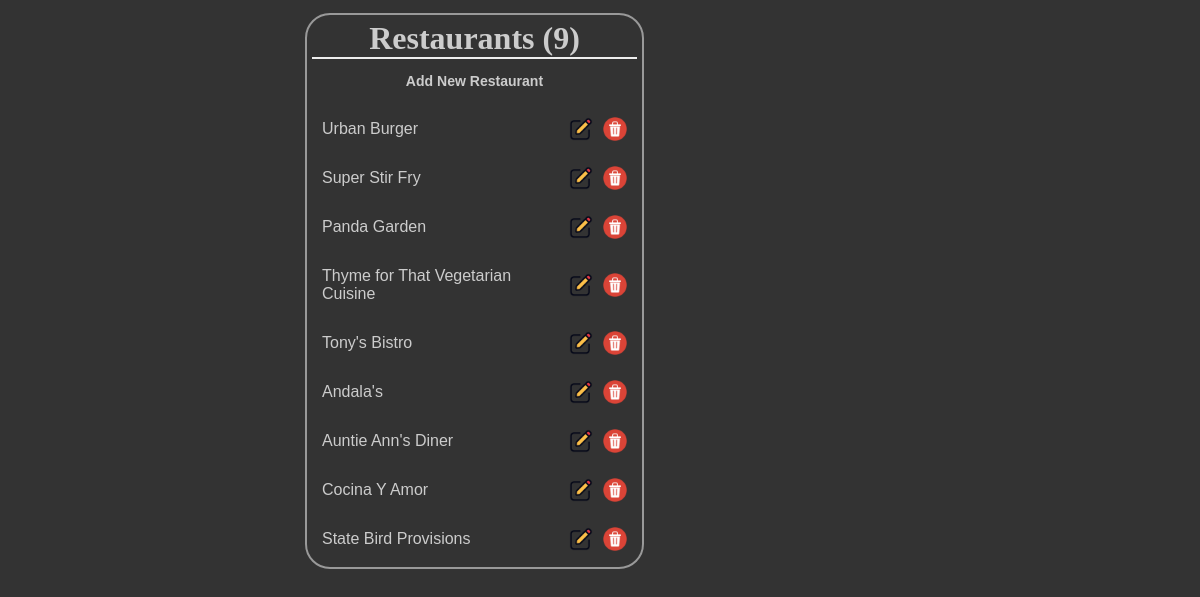
The page /restaurants/ on the database as committed earlier.
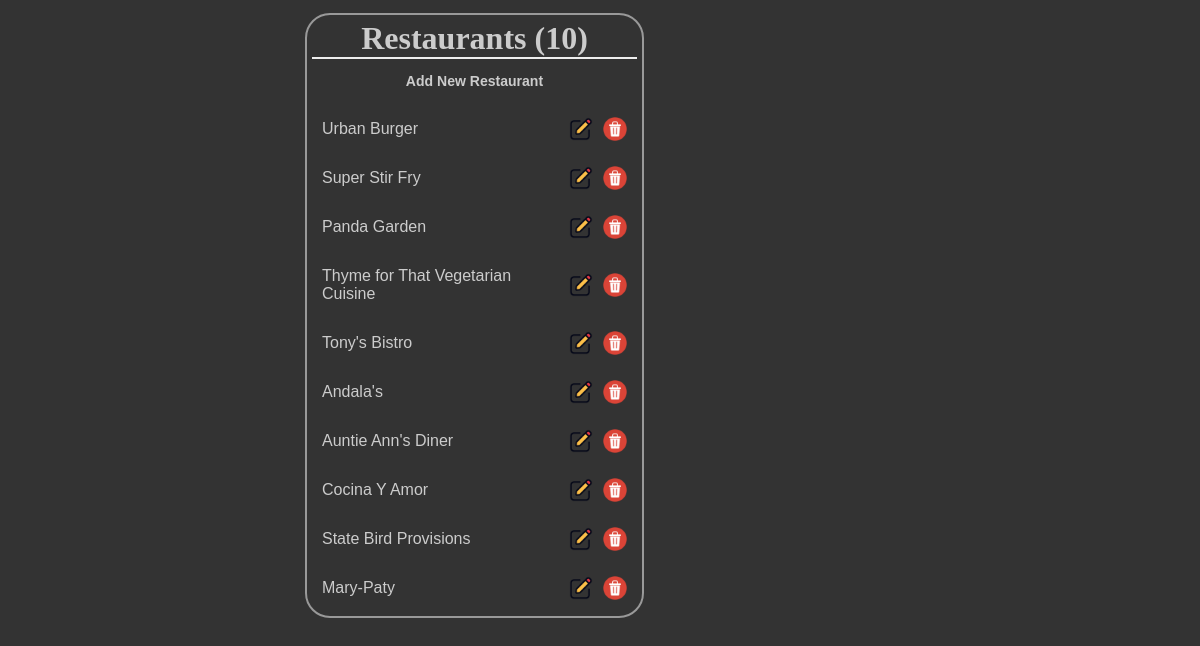
The same page on the database as committed later.
### database_setup.py (models this page shows, shortened)
class Restaurant(Base):
    __tablename__ = 'restaurant'
    id = Column(Integer,primary_key=True)
    name = Column(String(250), nullable=False)

### final.py (the view)
@app.route('/')
@app.route('/restaurants/')
def showRestaurants():
    recset = cnnDB.query(Restaurant).all()
    return render_template('restaurants.html', restaurants=recset)

### templates/restaurants.html (shortened to what this page needs)
<html>
	<head>
		<link rel=stylesheet type=text/css href="{{ url_for('static', filename='stylesfinal.css') }}">
	</head>
	<body>
		<div class = 'pane'>
			<h1 style="text-align: center;">Restaurants ({{ restaurants|length }})</h1>
			<a href="{{url_for('newRestaurant')}}" style="text-align: center;"> <h3> Add New Restaurant </h3> </a>
			{% for restaurant in restaurants %}
				<div class="divRestarunts">
					<a class="name" href="{{url_for('showMenuItems', restID = restaurant.id)}}" title="Shown menu" >{{restaurant.name}}</a>
					<div>
						<a href="{{url_for('deleteRestaurant', restID = restaurant.id)}}"><img src="{{ url_for('static', filename='img/delete.png') }}" alt="Delete" title="Delete restaurant"></a>
						<a href="{{url_for('editRestaurant', restID = restaurant.id)}}"><img src="{{ url_for('static', filename='img/edit.png') }}" alt="Edit" title="Edit restaurant"></a>
					</div>
				</div>
			{% endfor %}
		</div>
	</body>
</html>

### static/stylesfinal.css (style rules this page uses)
body { font-family: sans-serif; background-color: #333333; background-image: url('https://cloud.githubusercontent.com/assets/9041401/6119508/7cbced14-b07e-11e4-9dbd-f01488203879.jpg') }
h1, h2, h3, h4 { color: #CCCCCC; }
h1, h2 { font-family: 'Georgia', serif; margin: 0; }
h1 { border-bottom: 2px solid #eee; }
a { text-decoration: none; color:#FFFFCC; font-size: .75em; }
.pane { position:absolute; left: 25%; border: 2px solid; border-radius: 25px; padding: 5px; margin: 5px; border-color: #999999; background-color: #333333; }
.divRestarunts { display: flex; justify-content: space-between; align-items: center; width: 97%; padding: 10px 0px 7px 0px; }
.name { width:70%; display: inline-block; float: left; font-weight: 400; font-family: sans-serif; font-size: medium; color: #ccc; margin: 7px 0px 7px 10px; }
img { margin-left: 10px; vertical-align: middle; width: 24px; height: 24px; float: right; }

Rows that differ between the two databases and show on the page:
added Restaurant: name "Mary-Paty"
Other text that changed with them:
{{ restaurants|length }}: "9" → "10"
